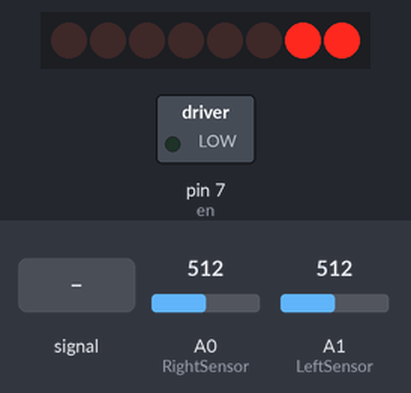
The sketch below on a simulated Arduino Uno, built with avr-gcc and run on an emulated ATmega328P. Shown: 8 shift-register outputs drawn as a row of LEDs (first output left, lit = HIGH), switched loads named in the sketch (green lamp = pin HIGH). Wiring (inferred from the names in the program): shift register (74HC595): data pin 8; shift clock pin 4; latch pin 12. Wiring (inferred from the signals the program sends): row of LEDs: on Q0, Q1, Q2, Q3, Q4, Q5, Q6, Q7. Inputs (shaded band) come from the test bench; at power-on: A1 (LeftSensor) = 512, A0 (RightSensor) = 512. Pins used as bus, display or sensor lines are not drawn.

Above: at 1.2 s.
1.3 s: A0 (RightSensor) fed a 2 Hz sine of ±306 counts around its level
At 1.37 s:
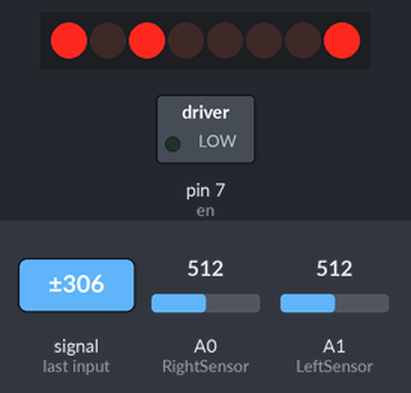
4.3 s: A1 (LeftSensor) set to 290
At 7.2 s:
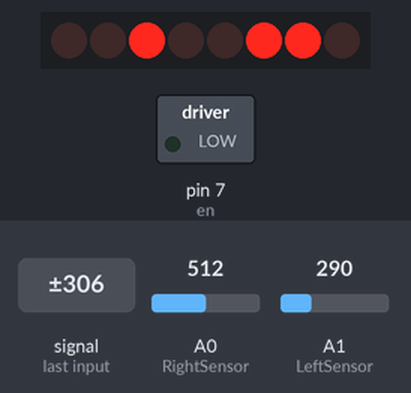
7.3 s: A0 (RightSensor) set to 716
8.8 s: A1 (LeftSensor) fed a 200 Hz sine of ±81 counts around its level
At 9.8 s:
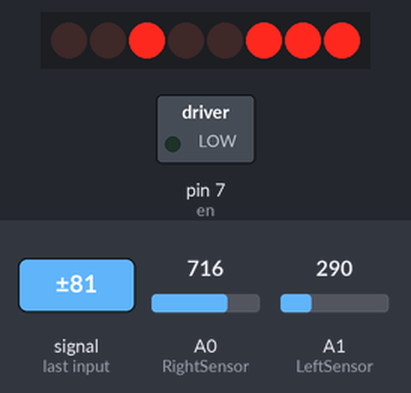
10.3 s: A0 (RightSensor) set to 290
At 11.5 s:
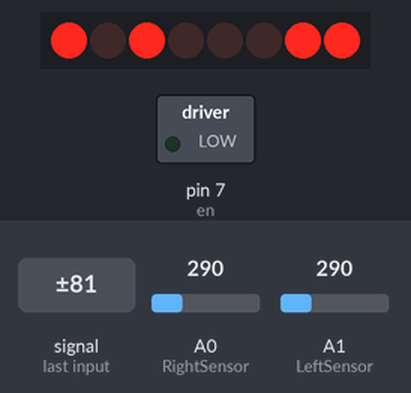
11.8 s: A0 (RightSensor) fed a 1000 Hz sine of ±255 counts around its level
At 12.1 s:
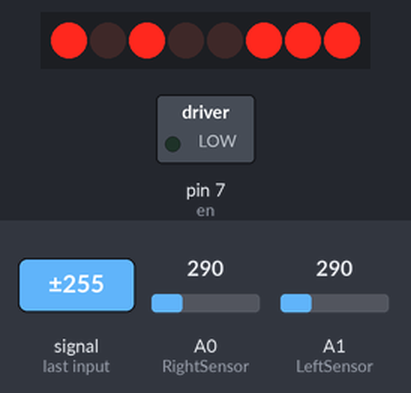
Timing chart, 0 to 14.3 s (numbered marks = the images above; inputs shaded):
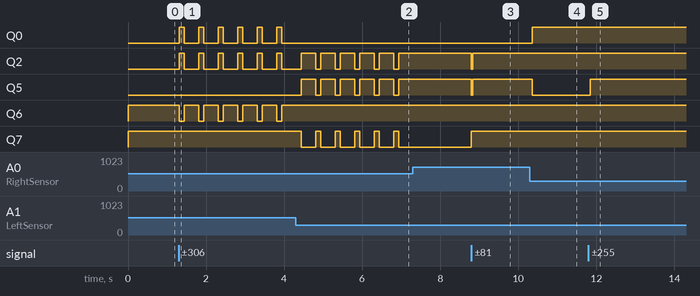

Measured:
- after the input at 1.3 s, Q0, Q2: alternates HIGH for 0.13 s and LOW for 0.37 s, starting at once; Q6: alternates HIGH for 0.37 s and LOW for 0.13 s, starting at once
- after the input at 7.3 s, every drawn part: stays the same
- after the input at 8.8 s, Q2, Q5: HIGH → LOW at once, → HIGH 0.04 s later; Q7: LOW → HIGH at once
- after the input at 10.3 s, Q0: LOW → HIGH after 0.06 s; Q5: HIGH → LOW after 0.06 s
- after the input at 11.8 s, Q5: LOW → HIGH at once

The sketch:

robo_india_line_follower.ino
```cpp
// declaring Shield
int dataPin = 8;
int latchPin = 12;
int clockPin = 4;
int en = 7;
// declaring Sensor Pins.
int LeftSensor = A1;
int RightSensor = A0;
int L_sensor_val = 0; // To store value from sensors.
int R_sensor_val = 0;

int threshold = 300; // Threshold value to distinguish black and white.

void setup()
{   // setting up shield.
    pinMode(dataPin, OUTPUT);
    pinMode(latchPin, OUTPUT);
    pinMode(clockPin, OUTPUT);
    pinMode(en, OUTPUT);
    digitalWrite(en, LOW);

}

void loop()
{
L_sensor_val =  analogRead(LeftSensor);   // Reading Left sensor data
R_sensor_val =  analogRead(RightSensor);  // Reading Right sensor data


  if(L_sensor_val<threshold && R_sensor_val>threshold) {  // testing for left turn
    while (L_sensor_val<threshold && R_sensor_val>threshold){
      turn_right();
      L_sensor_val =  analogRead(LeftSensor);
      R_sensor_val =  analogRead(RightSensor);
    }
  }
  else if(L_sensor_val>threshold && R_sensor_val<threshold){  // tesing for right turn
    while (L_sensor_val>threshold && R_sensor_val<threshold){
      turn_left();
      L_sensor_val =  analogRead(LeftSensor);
      R_sensor_val =  analogRead(RightSensor);
    }
 }
forward(); // Default movement is forward.
}

void forward(void){  // function for forward movement.
        digitalWrite(latchPin, LOW);
        shiftOut(dataPin, clockPin, LSBFIRST, 3);
        digitalWrite(latchPin, HIGH);

}

void backward(void){   // function for forward movement.
        digitalWrite(latchPin, LOW);
        shiftOut(dataPin, clockPin, LSBFIRST, 164);
        digitalWrite(latchPin, HIGH);
}

void turn_left(void){   // function for left turn.
        digitalWrite(latchPin, LOW);
        shiftOut(dataPin, clockPin, LSBFIRST, 161);
        digitalWrite(latchPin, HIGH);
}

void turn_right(void){   // function for Right turn.
        digitalWrite(latchPin, LOW);
        shiftOut(dataPin, clockPin, LSBFIRST, 38);
        digitalWrite(latchPin, HIGH);
}

void halt(void){        // function for stopping robot.
        digitalWrite(latchPin, LOW);
        shiftOut(dataPin, clockPin, LSBFIRST, 32);
        digitalWrite(latchPin, HIGH);
}
```
